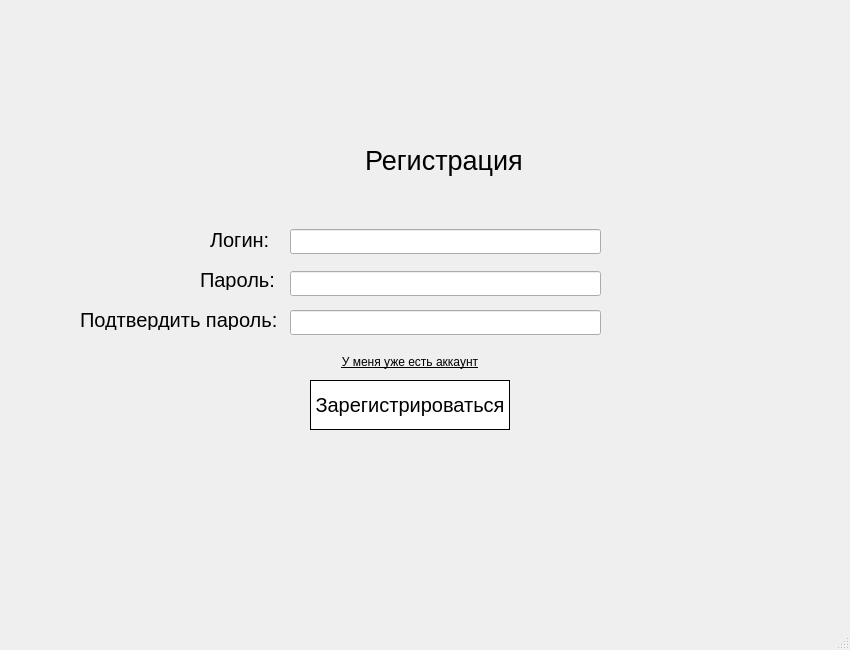
<?xml version="1.0" encoding="UTF-8"?>
<ui version="4.0">
 <class>MainWindow</class>
 <widget class="QMainWindow" name="MainWindow">
  <property name="geometry">
   <rect>
    <x>0</x>
    <y>0</y>
    <width>850</width>
    <height>650</height>
   </rect>
  </property>
  <property name="windowTitle">
   <string>MainWindow</string>
  </property>
  <widget class="QWidget" name="centralwidget">
   <widget class="QLabel" name="label">
    <property name="geometry">
     <rect>
      <x>210</x>
      <y>230</y>
      <width>71</width>
      <height>20</height>
     </rect>
    </property>
    <property name="font">
     <font>
      <pointsize>15</pointsize>
     </font>
    </property>
    <property name="text">
     <string>Логин:</string>
    </property>
   </widget>
   <widget class="QLabel" name="label_2">
    <property name="geometry">
     <rect>
      <x>200</x>
      <y>270</y>
      <width>81</width>
      <height>20</height>
     </rect>
    </property>
    <property name="font">
     <font>
      <pointsize>15</pointsize>
     </font>
    </property>
    <property name="text">
     <string>Пароль:</string>
    </property>
   </widget>
   <widget class="QLabel" name="label_3">
    <property name="geometry">
     <rect>
      <x>365</x>
      <y>140</y>
      <width>161</width>
      <height>41</height>
     </rect>
    </property>
    <property name="font">
     <font>
      <pointsize>20</pointsize>
     </font>
    </property>
    <property name="text">
     <string>Регистрация</string>
    </property>
   </widget>
   <widget class="QLabel" name="label_4">
    <property name="geometry">
     <rect>
      <x>80</x>
      <y>310</y>
      <width>201</width>
      <height>20</height>
     </rect>
    </property>
    <property name="font">
     <font>
      <pointsize>15</pointsize>
     </font>
    </property>
    <property name="text">
     <string>Подтвердить пароль:</string>
    </property>
   </widget>
   <widget class="QPushButton" name="pushButton_registr">
    <property name="geometry">
     <rect>
      <x>310</x>
      <y>380</y>
      <width>200</width>
      <height>50</height>
     </rect>
    </property>
    <property name="font">
     <font>
      <pointsize>15</pointsize>
     </font>
    </property>
    <property name="cursor">
     <cursorShape>PointingHandCursor</cursorShape>
    </property>
    <property name="styleSheet">
     <string notr="true">background-color: rgb(255, 255, 255);
border: 0.5px solid;</string>
    </property>
    <property name="text">
     <string>Зарегистрироваться</string>
    </property>
   </widget>
   <widget class="QLineEdit" name="lineEdit_login">
    <property name="geometry">
     <rect>
      <x>290</x>
      <y>229</y>
      <width>311</width>
      <height>25</height>
     </rect>
    </property>
    <property name="font">
     <font>
      <pointsize>10</pointsize>
     </font>
    </property>
    <property name="echoMode">
     <enum>QLineEdit::Normal</enum>
    </property>
   </widget>
   <widget class="QLineEdit" name="lineEdit_password1">
    <property name="geometry">
     <rect>
      <x>290</x>
      <y>271</y>
      <width>311</width>
      <height>25</height>
     </rect>
    </property>
    <property name="font">
     <font>
      <pointsize>10</pointsize>
     </font>
    </property>
    <property name="echoMode">
     <enum>QLineEdit::Password</enum>
    </property>
   </widget>
   <widget class="QLineEdit" name="lineEdit_password2">
    <property name="geometry">
     <rect>
      <x>290</x>
      <y>310</y>
      <width>311</width>
      <height>25</height>
     </rect>
    </property>
    <property name="font">
     <font>
      <pointsize>10</pointsize>
     </font>
    </property>
    <property name="echoMode">
     <enum>QLineEdit::Password</enum>
    </property>
   </widget>
   <widget class="QPushButton" name="pushButton_login">
    <property name="geometry">
     <rect>
      <x>310</x>
      <y>350</y>
      <width>200</width>
      <height>24</height>
     </rect>
    </property>
    <property name="font">
     <font>
      <underline>true</underline>
     </font>
    </property>
    <property name="styleSheet">
     <string notr="true">border: 0px solid;</string>
    </property>
    <property name="text">
     <string>У меня уже есть аккаунт</string>
    </property>
   </widget>
  </widget>
  <widget class="QStatusBar" name="statusbar"/>
 </widget>
 <resources/>
 <connections/>
</ui>
